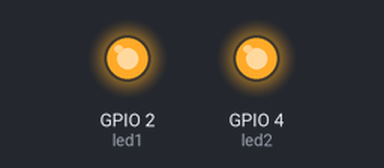
This sketch was run on a simulated ESP32. Parts: output pins drawn as LEDs (lit = HIGH). What the sketch prints to the serial monitor is not drawn.

Above: at 2.2 s.
At 4.7 s:
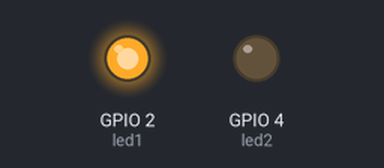
At 8.0 s:
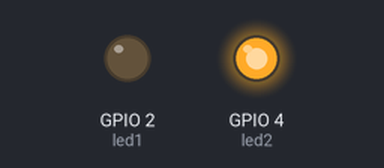
At 10.7 s:
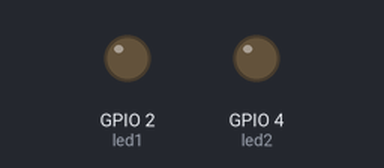
Timing chart, 0 to 16.6 s (numbered marks = the images above):
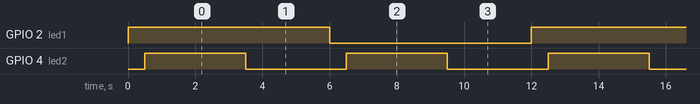

The sketch:

Dual_Core_Tasks.ino
```cpp
/*********
  Rui Santos
  Complete project details at http://randomnerdtutorials.com
*********/

TaskHandle_t Task1;
TaskHandle_t Task2;

// LED pins
const int led1 = 2;
const int led2 = 4;

void setup() {
  Serial.begin(9600);
  pinMode(led1, OUTPUT);
  pinMode(led2, OUTPUT);

  //create a task that will be executed in the Task1code() function, with priority 1 and executed on core 0
  xTaskCreatePinnedToCore(
                    Task1code,   /* Task function. */
                    "Task1",     /* name of task. */
                    10000,       /* Stack size of task */
                    NULL,        /* parameter of the task */
                    1,           /* priority of the task */
                    &Task1,      /* Task handle to keep track of created task */
                    0);          /* pin task to core 0 */
  delay(500);

  //create a task that will be executed in the Task2code() function, with priority 1 and executed on core 1
  xTaskCreatePinnedToCore(
                    Task2code,   /* Task function. */
                    "Task2",     /* name of task. */
                    10000,       /* Stack size of task */
                    NULL,        /* parameter of the task */
                    0,           /* priority of the task */
                    &Task2,      /* Task handle to keep track of created task */
                    1);          /* pin task to core 1 */
    delay(500);
}

//Task1code: blinks an LED every 1000 ms
void Task1code( void * pvParameters ){
  Serial.print("Task1 running on core ");
  Serial.println(xPortGetCoreID());

  for(;;){
    digitalWrite(led1, HIGH);
    delay(6000);
    digitalWrite(led1, LOW);
    delay(6000);
  }
}

//Task2code: blinks an LED every 700 ms
void Task2code( void * pvParameters ){
  Serial.print("Task2 running on core ");
  Serial.println(xPortGetCoreID());

  for(;;){
    digitalWrite(led2, HIGH);
    delay(3000);
    digitalWrite(led2, LOW);
    delay(3000);
  }
}

void loop() {

}
```

Measured:
- by itself, GPIO 2 (led1): alternates HIGH for 6.0 s and LOW for 6.0 s
- by itself, GPIO 4 (led2): alternates HIGH for 3.0 s and LOW for 3.0 s
- by itself, everything shown: repeats every 12.0 s, in 6 steps
